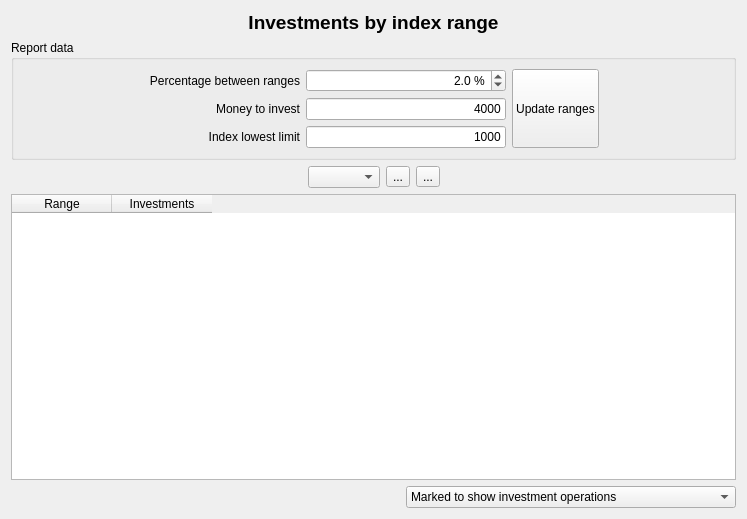
<?xml version="1.0" encoding="UTF-8"?>
<ui version="4.0">
 <class>wdgIndexRange</class>
 <widget class="QWidget" name="wdgIndexRange">
  <property name="geometry">
   <rect>
    <x>0</x>
    <y>0</y>
    <width>747</width>
    <height>519</height>
   </rect>
  </property>
  <layout class="QHBoxLayout" name="horizontalLayout_8">
   <item>
    <layout class="QVBoxLayout" name="verticalLayout_3">
     <item>
      <widget class="QLabel" name="lbl">
       <property name="sizePolicy">
        <sizepolicy hsizetype="Minimum" vsizetype="Preferred">
         <horstretch>0</horstretch>
         <verstretch>0</verstretch>
        </sizepolicy>
       </property>
       <property name="font">
        <font>
         <pointsize>14</pointsize>
         <weight>75</weight>
         <bold>true</bold>
        </font>
       </property>
       <property name="text">
        <string>Investments by index range</string>
       </property>
       <property name="alignment">
        <set>Qt::AlignCenter</set>
       </property>
      </widget>
     </item>
     <item>
      <widget class="QGroupBox" name="groupBox">
       <property name="title">
        <string>Report data</string>
       </property>
       <layout class="QHBoxLayout" name="horizontalLayout_7">
        <item>
         <layout class="QHBoxLayout" name="horizontalLayout_5">
          <item>
           <spacer name="horizontalSpacer_4">
            <property name="orientation">
             <enum>Qt::Horizontal</enum>
            </property>
            <property name="sizeHint" stdset="0">
             <size>
              <width>40</width>
              <height>20</height>
             </size>
            </property>
           </spacer>
          </item>
          <item>
           <layout class="QVBoxLayout" name="verticalLayout">
            <item>
             <layout class="QHBoxLayout" name="horizontalLayout">
              <item>
               <widget class="QLabel" name="label_2">
                <property name="text">
                 <string>Percentage between ranges</string>
                </property>
                <property name="alignment">
                 <set>Qt::AlignRight|Qt::AlignTrailing|Qt::AlignVCenter</set>
                </property>
               </widget>
              </item>
              <item>
               <widget class="QDoubleSpinBox" name="spin">
                <property name="sizePolicy">
                 <sizepolicy hsizetype="Fixed" vsizetype="Fixed">
                  <horstretch>0</horstretch>
                  <verstretch>0</verstretch>
                 </sizepolicy>
                </property>
                <property name="minimumSize">
                 <size>
                  <width>200</width>
                  <height>0</height>
                 </size>
                </property>
                <property name="alignment">
                 <set>Qt::AlignRight|Qt::AlignTrailing|Qt::AlignVCenter</set>
                </property>
                <property name="suffix">
                 <string> %</string>
                </property>
                <property name="decimals">
                 <number>1</number>
                </property>
                <property name="singleStep">
                 <double>0.100000000000000</double>
                </property>
                <property name="value">
                 <double>2.000000000000000</double>
                </property>
               </widget>
              </item>
             </layout>
            </item>
            <item>
             <layout class="QHBoxLayout" name="horizontalLayout_2">
              <item>
               <widget class="QLabel" name="label">
                <property name="text">
                 <string>Money to invest</string>
                </property>
                <property name="alignment">
                 <set>Qt::AlignRight|Qt::AlignTrailing|Qt::AlignVCenter</set>
                </property>
               </widget>
              </item>
              <item>
               <widget class="myQLineEdit" name="txtInvertir">
                <property name="sizePolicy">
                 <sizepolicy hsizetype="Fixed" vsizetype="Fixed">
                  <horstretch>0</horstretch>
                  <verstretch>0</verstretch>
                 </sizepolicy>
                </property>
                <property name="minimumSize">
                 <size>
                  <width>200</width>
                  <height>0</height>
                 </size>
                </property>
                <property name="text">
                 <string>4000</string>
                </property>
                <property name="alignment">
                 <set>Qt::AlignRight|Qt::AlignTrailing|Qt::AlignVCenter</set>
                </property>
               </widget>
              </item>
             </layout>
            </item>
            <item>
             <layout class="QHBoxLayout" name="horizontalLayout_3">
              <item>
               <widget class="QLabel" name="label_4">
                <property name="text">
                 <string>Index lowest limit</string>
                </property>
                <property name="alignment">
                 <set>Qt::AlignRight|Qt::AlignTrailing|Qt::AlignVCenter</set>
                </property>
               </widget>
              </item>
              <item>
               <widget class="myQLineEdit" name="txtMinimo">
                <property name="sizePolicy">
                 <sizepolicy hsizetype="Fixed" vsizetype="Fixed">
                  <horstretch>0</horstretch>
                  <verstretch>0</verstretch>
                 </sizepolicy>
                </property>
                <property name="minimumSize">
                 <size>
                  <width>200</width>
                  <height>0</height>
                 </size>
                </property>
                <property name="text">
                 <string>1000</string>
                </property>
                <property name="alignment">
                 <set>Qt::AlignRight|Qt::AlignTrailing|Qt::AlignVCenter</set>
                </property>
               </widget>
              </item>
             </layout>
            </item>
           </layout>
          </item>
          <item>
           <layout class="QVBoxLayout" name="verticalLayout_2">
            <item>
             <widget class="QPushButton" name="cmd">
              <property name="sizePolicy">
               <sizepolicy hsizetype="Minimum" vsizetype="Preferred">
                <horstretch>0</horstretch>
                <verstretch>0</verstretch>
               </sizepolicy>
              </property>
              <property name="text">
               <string>Update ranges</string>
              </property>
             </widget>
            </item>
           </layout>
          </item>
          <item>
           <spacer name="horizontalSpacer_3">
            <property name="orientation">
             <enum>Qt::Horizontal</enum>
            </property>
            <property name="sizeHint" stdset="0">
             <size>
              <width>40</width>
              <height>20</height>
             </size>
            </property>
           </spacer>
          </item>
         </layout>
        </item>
       </layout>
      </widget>
     </item>
     <item>
      <layout class="QHBoxLayout" name="horizontalLayout_4">
       <item>
        <spacer name="horizontalSpacer">
         <property name="orientation">
          <enum>Qt::Horizontal</enum>
         </property>
         <property name="sizeHint" stdset="0">
          <size>
           <width>40</width>
           <height>20</height>
          </size>
         </property>
        </spacer>
       </item>
       <item>
        <widget class="QComboBox" name="cmbBenchmarkCurrent">
         <property name="sizeAdjustPolicy">
          <enum>QComboBox::AdjustToContentsOnFirstShow</enum>
         </property>
        </widget>
       </item>
       <item>
        <widget class="QToolButton" name="cmdIRAnalisis">
         <property name="toolTip">
          <string>Show benchmark report</string>
         </property>
         <property name="text">
          <string>...</string>
         </property>
         <property name="icon">
          <iconset resource="../images/xulpymoney.qrc">
           <normaloff>:/xulpymoney/books.png</normaloff>:/xulpymoney/books.png</iconset>
         </property>
        </widget>
       </item>
       <item>
        <widget class="QToolButton" name="cmdIRInsertar">
         <property name="toolTip">
          <string>Add a price to the benchmark</string>
         </property>
         <property name="text">
          <string>...</string>
         </property>
         <property name="icon">
          <iconset resource="../images/xulpymoney.qrc">
           <normaloff>:/xulpymoney/add.png</normaloff>:/xulpymoney/add.png</iconset>
         </property>
        </widget>
       </item>
       <item>
        <spacer name="horizontalSpacer_2">
         <property name="orientation">
          <enum>Qt::Horizontal</enum>
         </property>
         <property name="sizeHint" stdset="0">
          <size>
           <width>40</width>
           <height>20</height>
          </size>
         </property>
        </spacer>
       </item>
      </layout>
     </item>
     <item>
      <widget class="myQTableWidget" name="table">
       <property name="contextMenuPolicy">
        <enum>Qt::CustomContextMenu</enum>
       </property>
       <property name="editTriggers">
        <set>QAbstractItemView::NoEditTriggers</set>
       </property>
       <property name="alternatingRowColors">
        <bool>true</bool>
       </property>
       <property name="selectionMode">
        <enum>QAbstractItemView::SingleSelection</enum>
       </property>
       <property name="selectionBehavior">
        <enum>QAbstractItemView::SelectRows</enum>
       </property>
       <attribute name="verticalHeaderVisible">
        <bool>false</bool>
       </attribute>
       <column>
        <property name="text">
         <string>Range</string>
        </property>
       </column>
       <column>
        <property name="text">
         <string>Investments</string>
        </property>
       </column>
      </widget>
     </item>
     <item>
      <layout class="QHBoxLayout" name="horizontalLayout_6">
       <item>
        <widget class="QLabel" name="lblTotal">
         <property name="sizePolicy">
          <sizepolicy hsizetype="Expanding" vsizetype="Preferred">
           <horstretch>0</horstretch>
           <verstretch>0</verstretch>
          </sizepolicy>
         </property>
         <property name="font">
          <font>
           <pointsize>8</pointsize>
           <weight>75</weight>
           <bold>true</bold>
          </font>
         </property>
         <property name="alignment">
          <set>Qt::AlignCenter</set>
         </property>
        </widget>
       </item>
       <item>
        <widget class="QComboBox" name="cmbShowOptions">
         <property name="sizePolicy">
          <sizepolicy hsizetype="Minimum" vsizetype="Fixed">
           <horstretch>0</horstretch>
           <verstretch>0</verstretch>
          </sizepolicy>
         </property>
         <property name="sizeAdjustPolicy">
          <enum>QComboBox::AdjustToContents</enum>
         </property>
         <item>
          <property name="text">
           <string>Marked to show investment operations</string>
          </property>
          <property name="icon">
           <iconset resource="../images/xulpymoney.qrc">
            <normaloff>:/xulpymoney/eye.png</normaloff>:/xulpymoney/eye.png</iconset>
          </property>
         </item>
         <item>
          <property name="text">
           <string>Show ETF, Shares and Warrants Investment operations</string>
          </property>
         </item>
         <item>
          <property name="text">
           <string>Show bonds</string>
          </property>
         </item>
         <item>
          <property name="text">
           <string>Show funds</string>
          </property>
         </item>
         <item>
          <property name="text">
           <string>Show all investment operations</string>
          </property>
         </item>
        </widget>
       </item>
      </layout>
     </item>
    </layout>
   </item>
  </layout>
  <action name="actionTop">
   <property name="text">
    <string>Top</string>
   </property>
  </action>
  <action name="actionMiddle">
   <property name="text">
    <string>Middle</string>
   </property>
  </action>
  <action name="actionBottom">
   <property name="text">
    <string>Bottom</string>
   </property>
  </action>
 </widget>
 <customwidgets>
  <customwidget>
   <class>myQTableWidget</class>
   <extends>QTableWidget</extends>
   <header location="global">myqtablewidget</header>
  </customwidget>
  <customwidget>
   <class>myQLineEdit</class>
   <extends>QLineEdit</extends>
   <header location="global">myqlineedit</header>
  </customwidget>
 </customwidgets>
 <resources>
  <include location="../images/xulpymoney.qrc"/>
 </resources>
 <connections/>
</ui>
